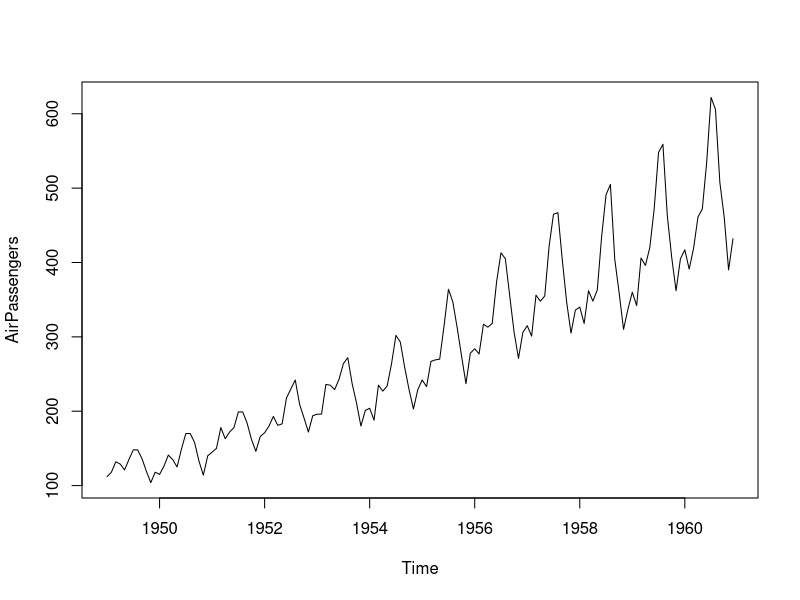
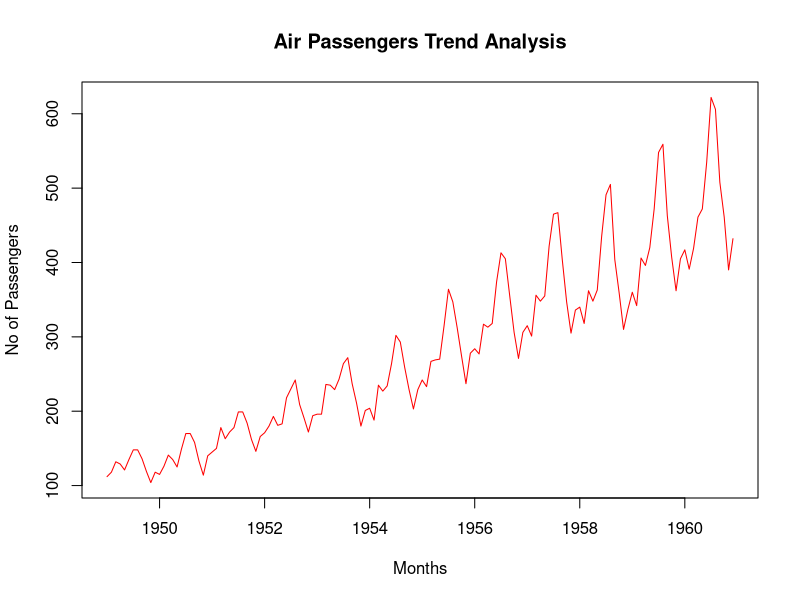
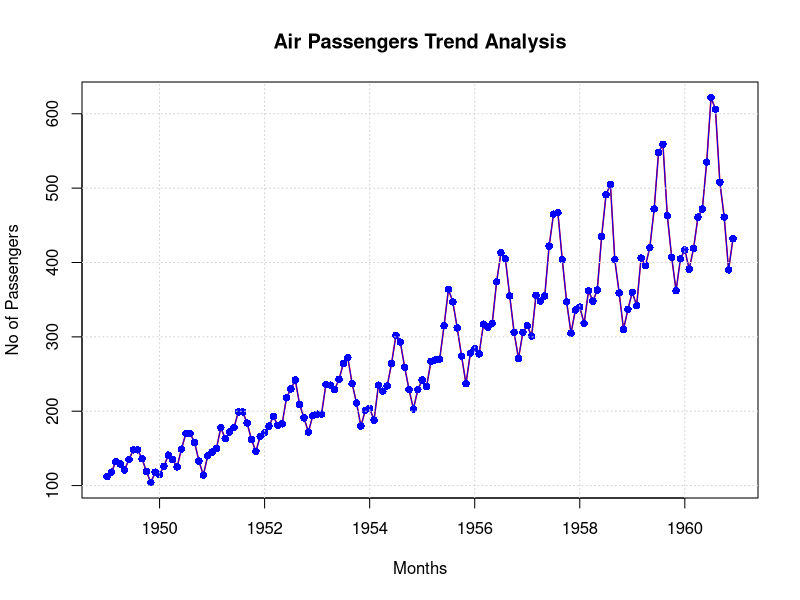
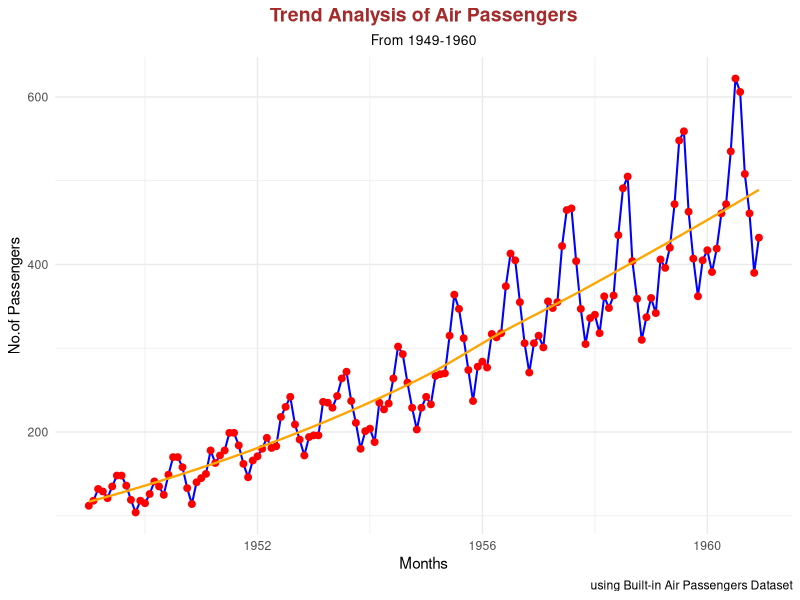

R code for these plots, in order:
#load Air Passengers Dataset
data(AirPassengers)

#Verify the Dataset
?AirPassengers
class(AirPassengers)
View(AirPassengers)

#Convert the Dataset to DataFrame
ap_df <- data.frame(
  year <- time(AirPassengers),
  passengers = as.numeric(AirPassengers)
)
ap_df

#DataFrame with Years and Months Seperately
ap_df_months <- data.frame(
  year = floor(time(AirPassengers)),
  month = cycle(time(AirPassengers)),
  passengers = as.numeric(AirPassengers)
)
ap_df_months

#Basic plot
plot(AirPassengers)

#Plot with Title,Axis labels and color
plot(AirPassengers,
     type = 'l',
     main = "Air Passengers Trend Analysis",
     xlab = "Months",
     ylab = "No of Passengers",
     col = "red"
)

#Changing the line width and point color
plot(AirPassengers,
     type = 'l',
     lwd = 1.5,
     main = "Air Passengers Trend Analysis",
     xlab = "Months",
     ylab = "No of Passengers",
     col = "red"
)
points(AirPassengers,
       type = 'o',
       pch = 16,
       col = "blue"
)
grid()


#using ggplot2 library
library(ggplot2)

#A basic grid with x&y axes
ggplot(
  ap_df,
  aes(x=year,y=passengers))+
  geom_line(color='blue',linewidth=0.7)+
  labs(
    title='Trend Analysis of Air Passengers',
    subtitle='From 1949-1960',
    caption='using Built-in Air Passengers Dataset',
    x='Months',
    y='No.of Passengers')+
  geom_point(color='red',size=2)+
  geom_smooth(se=FALSE,color='orange',linewidth=0.8)+
  theme_minimal()+
  theme(
    plot.title=element_text(face="bold",size=14,color = 'brown',hjust = 0.5),
    plot.subtitle=element_text(size=10,hjust=0.5)
  )
